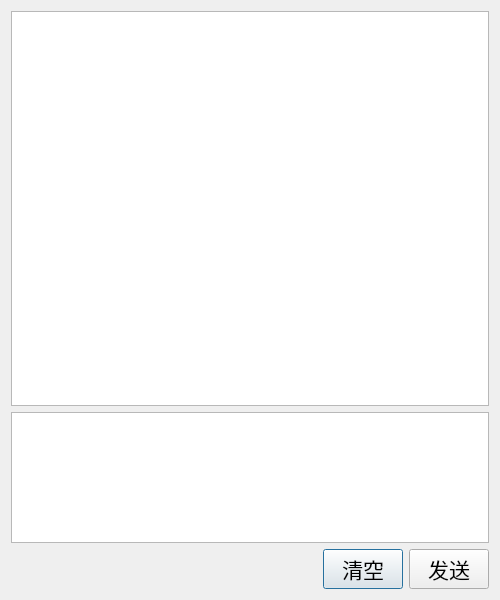
<?xml version="1.0" encoding="UTF-8"?>
<ui version="4.0">
 <class>chatDialog</class>
 <widget class="QDialog" name="chatDialog">
  <property name="geometry">
   <rect>
    <x>0</x>
    <y>0</y>
    <width>500</width>
    <height>600</height>
   </rect>
  </property>
  <property name="font">
   <font>
    <pointsize>16</pointsize>
   </font>
  </property>
  <property name="windowTitle">
   <string>Dialog</string>
  </property>
  <layout class="QVBoxLayout" name="verticalLayout" stretch="3,1,0">
   <item>
    <widget class="QListWidget" name="listWidget"/>
   </item>
   <item>
    <widget class="chatTextEdit" name="textEdit"/>
   </item>
   <item>
    <layout class="QHBoxLayout" name="horizontalLayout">
     <item>
      <spacer name="horizontalSpacer">
       <property name="orientation">
        <enum>Qt::Orientation::Horizontal</enum>
       </property>
       <property name="sizeHint" stdset="0">
        <size>
         <width>40</width>
         <height>20</height>
        </size>
       </property>
      </spacer>
     </item>
     <item>
      <widget class="QPushButton" name="pushButtonClear">
       <property name="text">
        <string>清空</string>
       </property>
      </widget>
     </item>
     <item>
      <widget class="QPushButton" name="pushButtonSend">
       <property name="text">
        <string>发送</string>
       </property>
      </widget>
     </item>
    </layout>
   </item>
  </layout>
 </widget>
 <customwidgets>
  <customwidget>
   <class>chatTextEdit</class>
   <extends>QTextEdit</extends>
   <header location="global">chattextedit.h</header>
  </customwidget>
 </customwidgets>
 <resources/>
 <connections/>
</ui>
